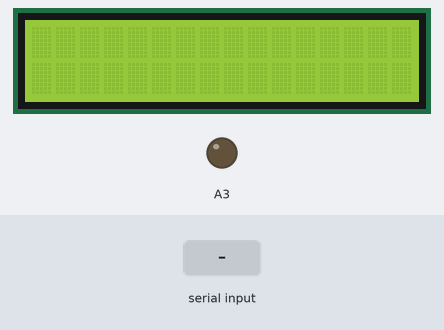
A sketch run on a simulated Arduino Uno, built with avr-gcc and run on an emulated ATmega328P. Parts: 16×2 character LCD, output pins drawn as LEDs (lit = HIGH). The test bench sets the inputs (shaded band).

Above: at 1.2 s.
1.3 s: "1" received over Serial
At 2.5 s:
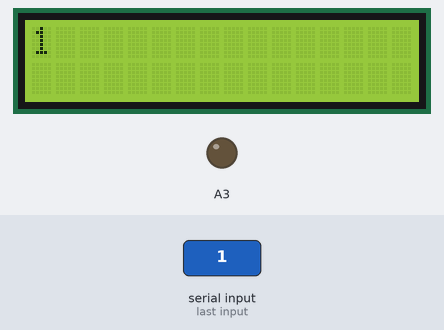
2.8 s: "0" received over Serial
At 3.8 s:
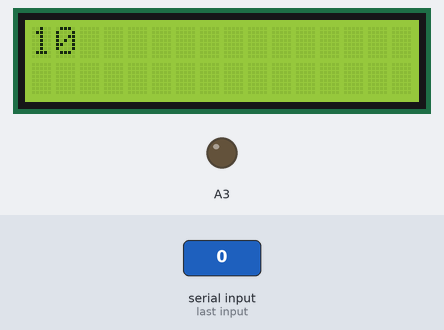
4.3 s: "2" received over Serial
At 4.9 s:
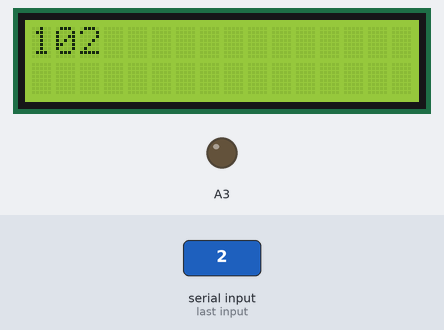
Timing chart, 0 to 7.3 s (numbered marks = the images above; inputs shaded):
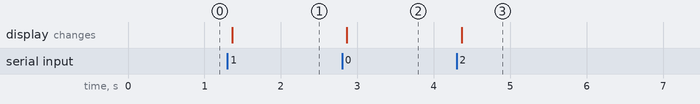

Measured:
- after the input at 1.3 s, the display: changes after 0.06 s (image 1)
- after the input at 2.8 s, the display: changes after 0.06 s (image 2)
- after the input at 4.3 s, the display: changes after 0.06 s (image 3)

The sketch:

serial_lcd.ino
```cpp
#include <LiquidCrystal.h>

/* Prototype for printing weather data on a 16x2 LCD screen
 *
 */

const int rs = 12, en = 11, d4 = 2, d5 = 3, d6 = 4, d7 = 5;
LiquidCrystal lcd(rs, en, d4, d5, d6, d7);

void setup() {
  /* prototyping how the LCD screen might look */
  analogWrite(A3, 0);  // brightness, 0-255
  lcd.begin(16, 2);
  // lcd.print("10.25\" since");
  // lcd.setCursor(0, 1);
  // lcd.print("12/31 14:21  90F");
  Serial.begin(9600);
}
int count = 0;
int incoming_byte = 1;

void loop() {
  // put your main code here, to run repeatedly:
  // Serial.println(count++);
  if (Serial.available() > 0) {
    incoming_byte = Serial.read();
    if (incoming_byte != 0) {
      lcd.setCursor(count++, 0);
      lcd.print(String((char)incoming_byte));
    } else {
      count = 0;
      lcd.print("Cleared    ");
      lcd.clear();
    }
  }
  delay(100);
}
```
